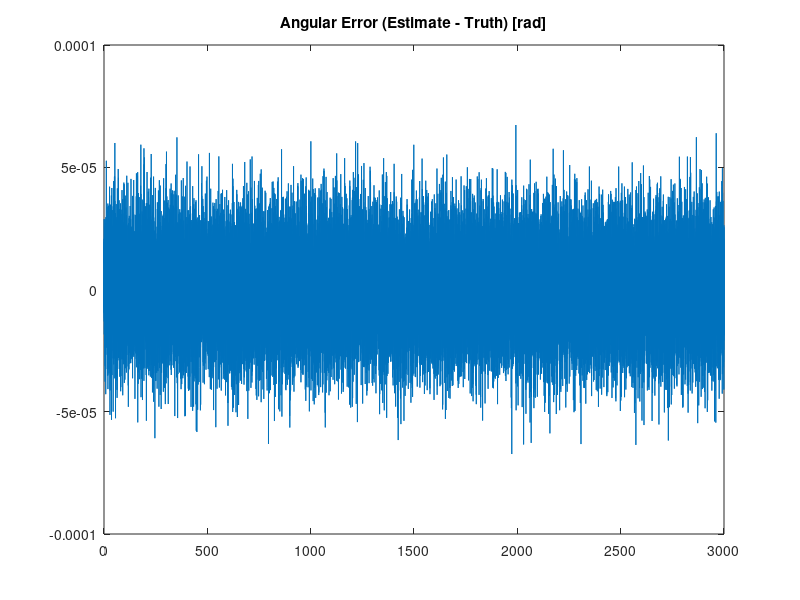
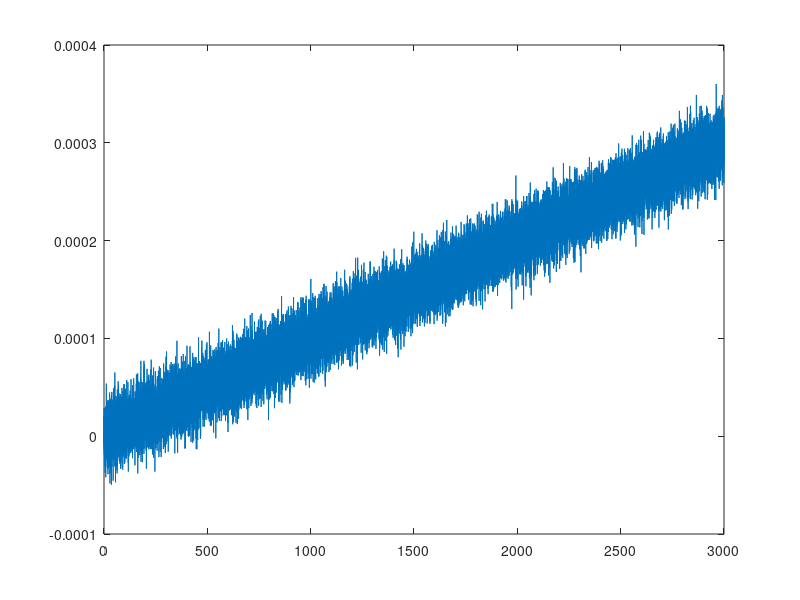

Reproduce these figures in MATLAB, in order.
%% Problem 2
clear all;
close all;
clc;

% gyro error statistics
sigma_nu = 3e-7; %[rad/sec^0.5]
sigma_u = 3e-10; %[rad/sec^1.5]
sigma_S = 17e-6; % [rad]
% truth rate
theta_dot = 1e-7; %[rad/sec], spacecraft rate, constant
% sim timestep, also timestep of observer
dt = 0.1;
% observer gains
K_theta = 1;
K_beta = -1/dt;

% start simming
t_stop = 3000; % [sec]
t = 0:dt:t_stop;
% initialize
step_cnt = 1;

% truth initialization
beta(step_cnt) = 1e-6; % [rad/sec]
theta(step_cnt) = 0; % initial angle

% observer initialization
theta_hat_pri = 0; % [rad]
beta_hat_pri = 0; %[rad/sec]
% measurements
theta_meas(step_cnt) = theta(step_cnt) + sigma_S*randn();
omega_meas(step_cnt) = theta_dot + beta(step_cnt) + sigma_nu*randn();

% run observer from error measurments
e_meas = theta_meas(step_cnt) - theta_hat_pri;
theta_hat_post(step_cnt) = theta_hat_pri + K_theta*e_meas;
beta_hat_post(step_cnt) = beta_hat_pri + K_beta*e_meas;

e_truth(step_cnt) = theta_hat_post(step_cnt) - theta(step_cnt);

% start propogating
for step_cnt = 2:length(t)
    % propogate truth model first
    theta(step_cnt) = theta(step_cnt-1) + theta_dot*dt;
    beta(step_cnt) = beta(step_cnt-1) + sigma_nu*sqrt(dt)*randn();
    
    % gyro measure model
    theta_meas(step_cnt) = theta(step_cnt) + sigma_S*randn();
    omega_meas(step_cnt) = theta_dot + 0.5*(beta(step_cnt)+...
        beta(step_cnt-1))+randn*sqrt(sigma_nu^2/dt + (1/12)*sigma_u^2*dt);
    
    % propogate observer state prior to taking in measurments
    theta_hat_pri = theta_hat_post(step_cnt-1) +...
        omega_meas(step_cnt)*dt - beta_hat_post(step_cnt-1)*dt; 
    %     ^ intersting omega_meas is the current step...
    beta_hat_pri = beta_hat_post(step_cnt-1);
    
    % get e_meas from measurments
    e_meas = theta_meas(step_cnt) - theta_hat_pri;
    
    % update observer states after measurments
    theta_hat_post(step_cnt) = theta_hat_pri + K_theta*e_meas;
    beta_hat_post(step_cnt) = beta_hat_pri + K_beta*e_meas;
    
    e_truth(step_cnt) = theta_hat_post(step_cnt) - theta(step_cnt);
end
    
figure;
plot(t,e_truth);
title('Angular Error (Estimate - Truth) [rad]');
figure;
plot(t,theta_hat_post);

